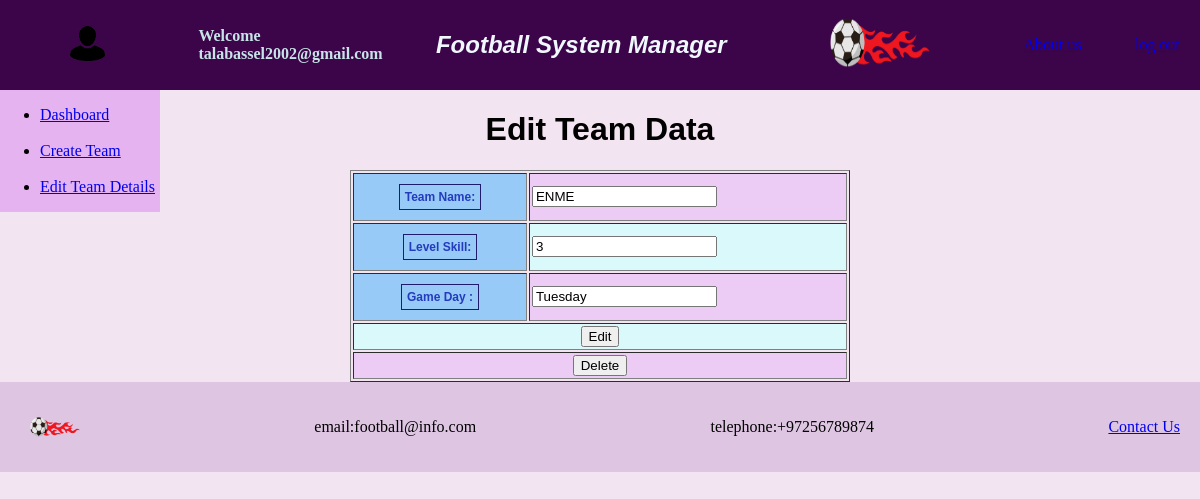
Screenshot of /project/edit.php?id=7 (signed in) with the database file from the repository.
### tables this page shows
CREATE TABLE `teams` (
  `id` int(5) NOT NULL,
  `Name` varchar(50) NOT NULL,
  `Skill` int(5) NOT NULL,
  `number` int(5) NOT NULL,
  `day` varchar(50) NOT NULL,
  `email` varchar(80) NOT NULL
);

### project/edit.php (the view, shortened to what this page needs)
<?php
 include_once("connection.php");
 if(isset($_GET['id'])){
    $teamid = $_GET['id'];
    $sql ="SELECT * FROM teams WHERE id=:teamid";
    $stmt = $conn ->prepare($sql);
   $data= [':teamid' => $teamid];
    $stmt -> execute($data);
    $res = $stmt ->fetch(PDO::FETCH_OBJ);
}
?>
<!DOCTYPE html>
<html>
<head>
    <link rel="stylesheet" type="text/css" href="styles.css">
</head>
<header>
    <figure>
     <img src="images/user.png" alt="Logo" class="logo2" >
     </figure>
        <h4>Welcome <br>
             <?php echo $_SESSION['email']; ?></h4>
             <h2><em> Football System Manager</em></h2>
             <figure>
        <img src="images/logo.png" alt="Logo" class="logo" >
             </figure>
        <a href="about.php">About us</a>
        <a href="logout.php">log out</a>
     </header>
 <div>
    <nav>
       <ul>
           <li><a href="dashboard.php">Dashboard</a></li>
           <br>
           <li><a href="createteam.php">Create Team</a></li>
           <br>
           <li><a href="edit.php">Edit Team Details</a></li>
       </ul>
   </nav>
   </div>
 <main>
<body>
    <FORM METHOD="POST" ACTION=""
        <DIV ALIGN="CENTER"><CENTER>
            <h1>
                Edit Team Data
            </h1>
       <table class="table" TABLE BORDER="1" WIDTH="500" CELLPADDING="2">
        <tr>
       <th> <label for="teamname" class="label-border">Team Name:</label></th>
       <td> <input type="text" id="teamname" value="<?= $res ->Name;?>"name="teamname"  placeholder="Enter team name"></td>
        </tr>
        <tr>
       <th> <label for="skill" class="label-border">Level Skill:</label></th>
       <td><input type="text" id="skill" value="<?= $res ->Skill;?>" name="skill" pattern="[1-5]" placeholder="Enter team skill from 1-5"></td>
        </tr>
        <tr>
        <th><label for="day" class="label-border">Game Day :</label></th>
        <td><input type="text" id="day" value="<?= $res ->day;?>" name="day"  placeholder="enter the day of the game"></td>
        </tr>
        <tr>
        <td  colspan="2" ALIGN="center">
              <input type = "submit" name = "action" value ="Edit" />
         </td> </tr>
         <tr>
        <td  colspan="2" ALIGN="center">
              <input type = "submit" name = "delete" value ="Delete" />
         </td> </tr>
       </table>
</CENTER>
    </form>
</body>
</main>
<footer>
    <img src="images/logo.png" alt="Logo" class="logo1" >
    <p>email:football@info.com </p>
   <p> telephone:+97256789874</p>
    <a href="about.php">Contact Us</a>
 </footer>
</html>

### project/styles.css (style rules this page uses)
header { background-color: #3c0549; padding: 20px; display: flex; height:50px; align-items: center; justify-content: space-between; }
header img { margin-left: 10px; }
footer img { margin-left: 10px; }
footer { padding: 20px; display: flex; align-items: center; justify-content: space-between; background-color: #dec6e3; }
h2 { color :aliceblue; }
body { background-color: #f3e4f1; margin: 0; padding: 0; }
.logo { width: 100px; height: 50px; }
.logo1 { width: 50px; height: 20px; }
header .logo2 { width: 35px; height: 35px; }
h4 { color: #c6e4e7; }
nav { width: 10em; background-color: #e4b3f0; float: left; position: absolute; }
footer { clear: absolute; }
h1, h2 { font-family: sans-serif; font-weight: bold; }
.table { font-family: sans-serif; font-size: 12px; color: #212b2c; }
.label-border { display: inline-block; border: 1px solid #201c6d; padding: 5px; }
.table tr:nth-child(even) { background-color: #d9f9fb; }
.table tr:nth-child(odd) { background-color: #ecccf5; }
.table th { background-color :#97caf6; text-align: center; color: rgb(36, 59, 190); padding: 10px; }

### rows the page displays
teams: teamname "ENME", skill "3", day "Tuesday"

### other values shown
$_SESSION['email'] "talabassel2002@gmail.com"
